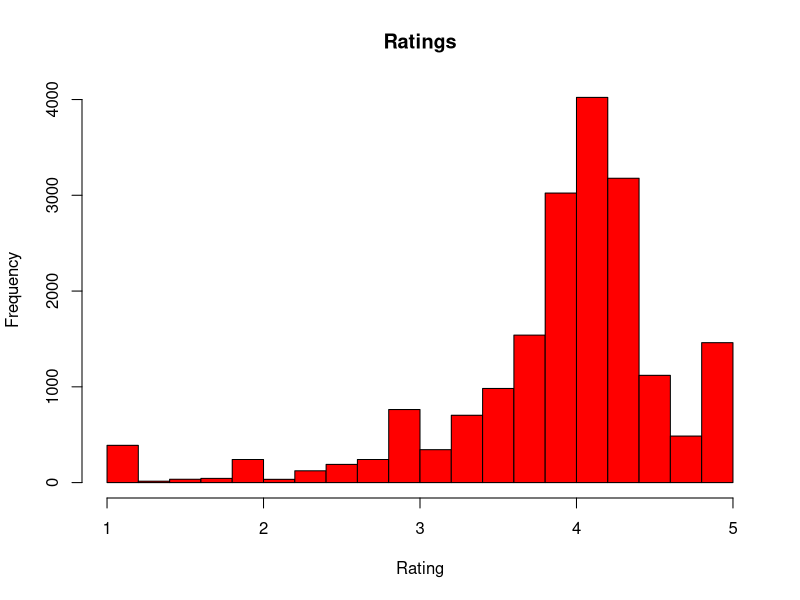
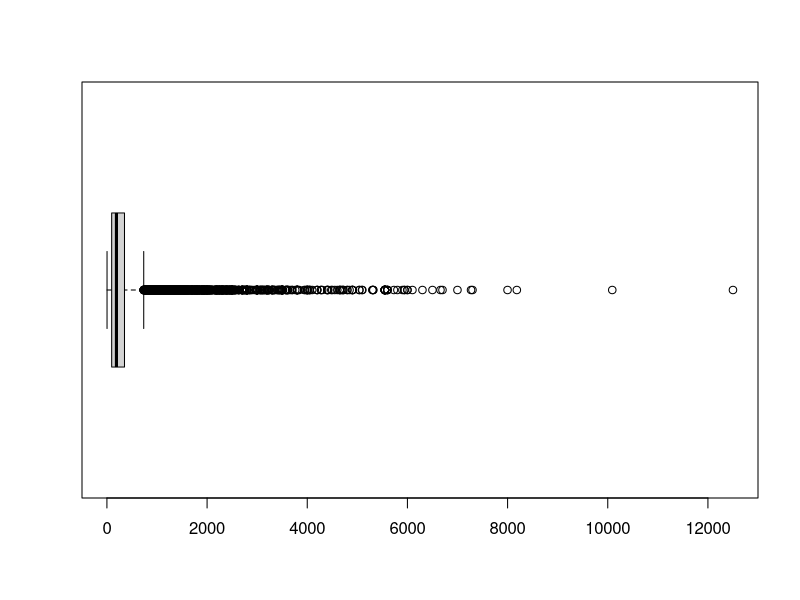
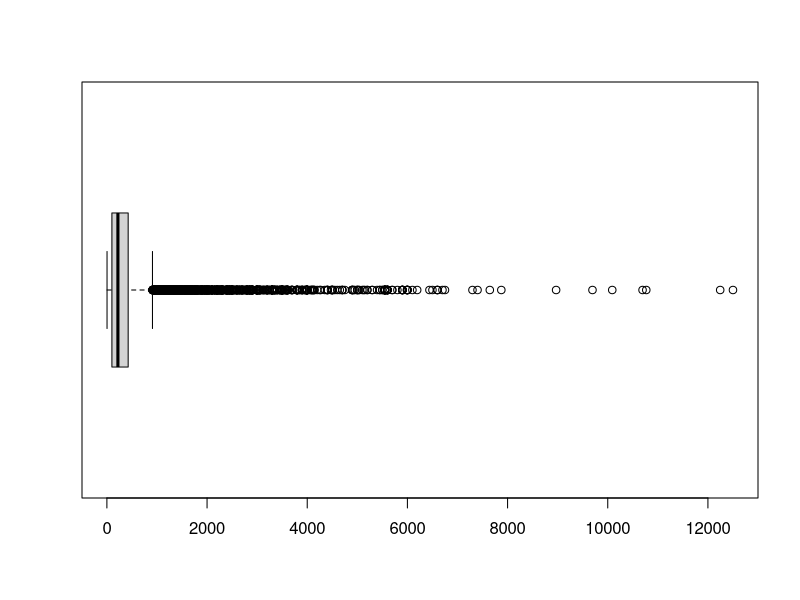
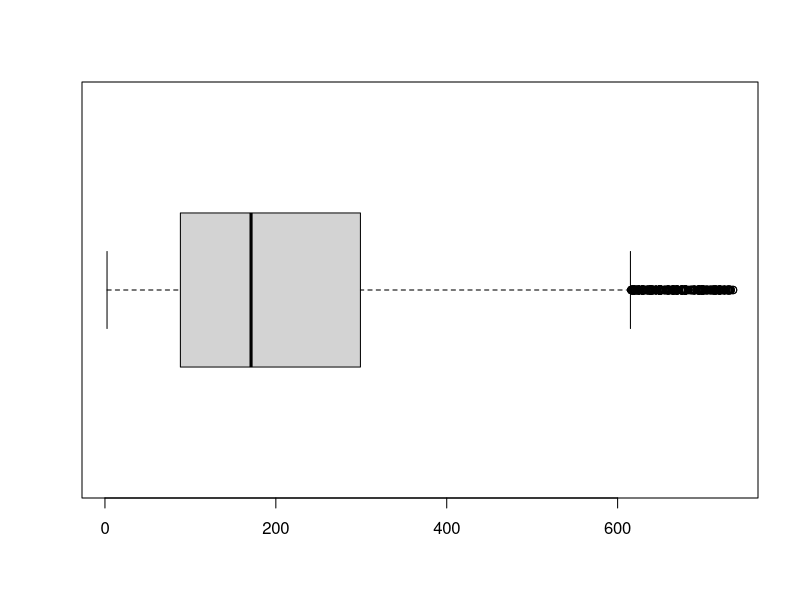
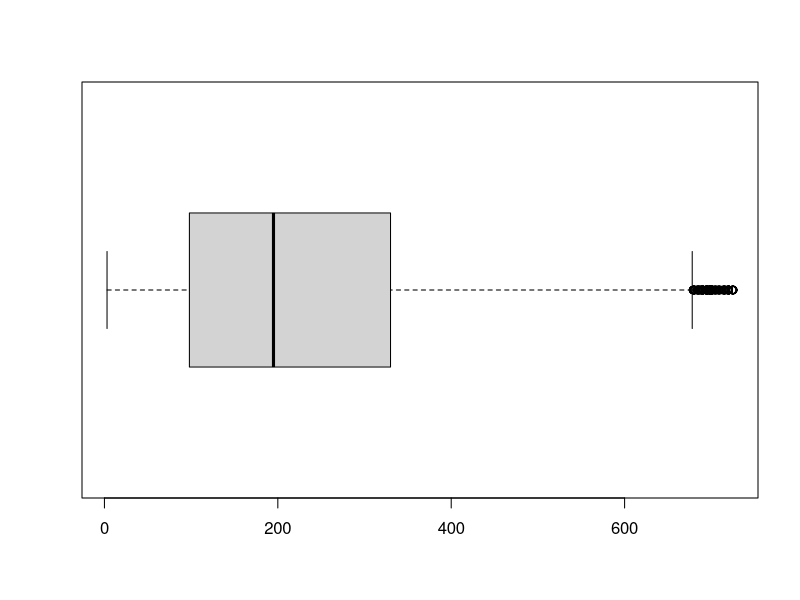

Write the R code that produced these figures, in order.
## ---- chunk 1
#install.package("tidyverse)
library(dplyr)
library(readr)
## ---- chunk 2
big<- read.csv("bigbasket.csv")

## ---- chunk 3
num_row<-nrow(big)# checking the number of rows before removing duplicate rows
print("The number of total observations are:")
num_row 
num_col<-ncol(big)# checking the number of columns before removing duplicate rows
print("The number of total variables are:")
num_col
## ---- chunk 4
colSums(is.na(big)) #finding the number of missing values in each column
## ---- chunk 5
hist(big$rating, main = "Ratings", xlab = "Rating", col = "Red", breaks = 15) #creating a histrogram
## ---- chunk 6
rmedian <- median(big$rating, na.rm = TRUE) # calculates the median of the rating column ignoring 'NA' values
big$rating[is.na(big$rating)] <- rmedian # replacing 'NA' values with median 
colSums(is.na(big)) #checking if there is any missing value remaining

## ---- chunk 7
num_row<-nrow(big)# checking the number of rows before removing duplicate rows
print("The number of total observations are:")
num_row 
num_col<-ncol(big)# checking the number of columns before removing duplicate rows
print("The number of total variables are:")
num_col
## ---- chunk 8
num_row<-nrow(big)# checking the number of rows before removing duplicate rows
print("The number of total observations are:")
num_row 
num_col<-ncol(big)# checking the number of columns before removing duplicate rows
print("The number of total variables are:")
num_col
## ---- chunk 9
big <- subset(big,select = -index) # removing index column from the big dataset because it is unique and does not contribute to our search of duplicate rows 
big <- unique(big) # unique function removes duplicate rows and only keeps unique rows in the dataset 
## ---- chunk 10
num_row<-nrow(big) # checking the number of rows before removing duplicate rows
print("The number of total observations are:")
num_row 
num_col<-ncol(big) # checking the number of columns before removing duplicate rows
print("The number of total variables are:") 
num_col
## ---- chunk 11
boxplot(big$sale_price,horizontal = TRUE) # creating boxplot with outliers
## ---- chunk 12
boxplot(big$market_price,horizontal = TRUE) # creating boxplot with outliers
## ---- chunk 13
num_row<-nrow(big)# checking the number of rows before removing duplicate rows
print("The number of total observations are:")
num_row 
num_col<-ncol(big)# checking the number of columns before removing duplicate rows
print("The number of total variables are:")
num_col
## ---- chunk 14
IQR_sale_price <- IQR(big$sale_price, na.rm = TRUE) # calculating Interquartile Range (IQR) for the sale_price column

lower_bound <- quantile(big$sale_price, 0.25, na.rm = TRUE) - 1.5 * IQR_sale_price # calculating lower bound in order to find outliers

upper_bound <- quantile(big$sale_price, 0.75, na.rm = TRUE) + 1.5 * IQR_sale_price # calculating upper bound in order to find outliers
## ---- chunk 15
big <- big[
  big$sale_price >= lower_bound & big$sale_price <= upper_bound, ] # filters the dataset to remove outliers and only keeps sale_price that is between lower_bound and upper_bound range 
## ---- chunk 16
boxplot(big$sale_price,horizontal = TRUE) # creating boxplot without outliers 
## ---- chunk 17
IQR_market_price <- IQR(big$market_price, na.rm = TRUE)# calculating Interquartile Range (IQR) for the market_price column

lower_bound <- quantile(big$market_price, 0.25, na.rm = TRUE) - 1.5 * IQR_market_price # calculating lower bound in order to find outliers

upper_bound <- quantile(big$market_price, 0.75, na.rm = TRUE) + 1.5 * IQR_market_price # calculating upper bound in order to find outliers
## ---- chunk 18
big <- big[
  big$market_price >= lower_bound & big$market_price <= upper_bound, ] # filters the dataset to remove outliers and only keeps market_price that is between lower_bound and upper_bound range 
## ---- chunk 19
boxplot(big$market_price,horizontal = TRUE) # creating boxplot without outliers 
## ---- chunk 20
num_row<-nrow(big)# checking the number of rows before removing duplicate rows
print("The number of total observations are:")
num_row 
num_col<-ncol(big)# checking the number of columns before removing duplicate rows
print("The number of total variables are:")
num_col
## ---- chunk 21
big<- big %>% 
  mutate(price_difference = (market_price - sale_price)) # calculating price difference and then adding the values in price_difference column and then adding this column to the dataset through mutate()
## ---- chunk 22
big<- big %>%
  mutate(discount_rate = ((price_difference) / market_price) * 100) # calculating discount rate and then adding the values in discount_rate column and then adding this column to the dataset through mutate()
head(big)
## ---- chunk 23
num_row<-nrow(big)# checking the number of rows before removing duplicate rows
print("The number of total observations are:")
num_row 
num_col<-ncol(big)# checking the number of columns before removing duplicate rows
print("The number of total variables are:")
num_col
## ---- chunk 24
discount_100 <- head(big%>% 
                       arrange(desc(discount_rate)), 100) # Sorting dataset by discount_rate in descending order and selecting the top 100 rows
size2 =nrow(discount_100)# Initialize with the the total number of rows in the dataset
list1 = c() #Initializing a empty vector to store products that have top 100 rows 
for (i in 1:size2) {
  list1 = append(list1,discount_100$product[i]) # appending product names into the vector
}
list1
## ---- chunk 25
category <- discount_100 %>%
  count(category, sort = TRUE)# Counting the number of products in each category within the top 100 discounted products
head(category,1) # showing the category with the most discounted products
## ---- chunk 26
count = big$price_difference[1] # Initialize count with the price difference of the first product
highest_price_product = big$product[1] # Initialize highest_price_product with the name of the first product
size1 = nrow(big) # Initialize with the total number of rows in the dataset
for (i in 2:size1) { # Looping through each product in the dataset starting from the second index
  if (count < big$price_difference[i]){ # If the current product's price difference is greater than count
    count = big$price_difference[i]# then update count with the price difference of the current product
    highest_price_product = big$product[i]#  Then update highest_price_product with the current product's name
  } else{
    next # If not, move to the next iteration
  }
}
print("The product with highest profit margin is:")
print(highest_price_product)
## ---- chunk 27
size = nrow(big) # Initialize with the total number of rows in the dataset
rating_category <- vector("character", length = size) # Initializing an empty character vector rating_category' with the same length as the number of row
for (i in 1:size) { # Looping through each row
  if (big$rating[i] <2.5) { # If the product's rating is less than 2.5 categorize as poor
    rating_category[i] <- "poor"
  } else if (big$rating[i] >= 2.5 & big$rating[i] < 4) { # If the rating is between 2.5 and 4, categorize as average
    rating_category[i] <- "average"
  } else { # If the rating is 4 or higher, categorize as high
    rating_category[i] <- "high"
  }
}
big$rating_category <- rating_category
head(big)
## ---- chunk 28
num_row<-nrow(big)# checking the number of rows before removing duplicate rows
print("The number of total observations are:")
num_row 
num_col<-ncol(big)# checking the number of columns before removing duplicate rows
print("The number of total variables are:")
num_col
## ---- chunk 29
data <- data.frame( # creating data frame
  productID = c(1,2,3,4,5,6,7,8,9,10,11,12,13,14,15,16,17,18,19,20),
  product_name = c("BELTED PLAYSUIT","CROP DENIM SHIRT","CROPPED SATIN BLAZER","SEQUINNED CAMISOLE TOP","100% WOOL SUIT TROUSERS","BARREL FIT JEANS WITH SEAM","HOODIE","TRAINING TANK TOP","NIGHT POUR HOMME III 100 ML / 3.38 oz","SPLENDID BRONZE 100 ML / 3.38 oz","BARBIE™ EDT 60ML / 2.03 oz","TUBEROSE 90 ML / 3.04 oz","LEATHER BALLET FLATS WITH BOW","PACK OF FOUR STRIPED WIDE HAIR TIES","KNIT POLO SHIRT WITH BUTTONS","LEATHER MAXI BUCKET BAG","KITTEN HEEL SLINGBACKS WITH BOW","RAISED FLOWER EARRINGS","ANIMAL PRINT TRIANGULAR BIKINI TOP","POLO SHIRT WITH CONTRAST COLLAR"),
  category = c("WOMAN","WOMAN","WOMAN","WOMAN","MAN","MAN","MAN","MAN","MAN","WOMAN","KIDS","WOMEN","KIDS","KIDS","WOMAN","WOMAN","WOMAN","WOMAN","WOMAN","MAN"),
  sub_category = c("DRESSES","SHIRTS","BlAZERS","TOPS|BODYSUITS","TROUSERS","JEANS","HOODIES|SWEATSHIRTS","T-SHIRTS","PERFUMES","PERFUMES","ACCESSSORIES|SHOES|0-14 YEARS","PERFUMES","ACCESSSORIES|SHOES|0-14 YEARS","ACCESSSORIES|SHOES|0-14 YEARS","KNITWEAR","BAGS","SHOES","ACCESSIORIES|JEWELLERY","SWIMSUITS|BIKINIS","POLO SHIRTS"),
  price = c(269.00,189.00,269.00,169.00,369.00,369.00,249.00,89.90,109.00,149.00,85.90,89.90,199.00,29.90,189.00,969.00,219.00,109.00,149.00,199.00)
)
data
## ---- chunk 30
count = data$price[1] # Initialize 'count' with the price of the first product
highest_price_subcategory = data$sub_category[1] # Initialize highest_price_subcategory with the sub-category of the first product
size3=nrow(data) # Initialize with the the total number of rows in the dataset
#Loop through each product in the dataset starting from the second index
for (i in 2:size3) { 
  if (count < data$price[i]){ # If the current product's price is greater than count
    count = data$price[i] # Update count with the price of the current product
    highest_price_subcategory = data$sub_category[i] # Update 'highest_price_subcategory' with the current product's sub-category
  } else{
    next # If not move to the next iteration
  }
}

count = data$price[1]  # Initialize 'count' with the price of the first product
lowest_price_subcategory = data$sub_category[1]  # Initialize lowest_price_subcategory with the sub-category of the first product
for (i in 2:size3) { #Loop through each product in the dataset starting from the second index
  if (count > data$price[i]){ # If the current product's price is less than count
    count = data$price[i]   # Update count with the price of the current product
    lowest_price_subcategory = data$sub_category[i]  # Update 'lowest_price_subcategory' with the current product's sub-category
  } else{
    next # If not move to the next iteration
  }
}

print("The subcategory with the highest price is")
highest_price_subcategory
print("The subcategory with the lowest price is")
lowest_price_subcategory
## ---- chunk 31
Q1_zara <- quantile(data$price, 0.25, na.rm = TRUE)# Calculate the first (Q1) quartile of the price

Q3_zara <- quantile(data$price, 0.75, na.rm = TRUE) # Calculate the third (Q3) quartile of the price
size4 = nrow(data) # Initialize with the the total number of rows in the dataset
# Initialize vectors to store product names for Q1 and Q3
product_q1 = c() # for Q1
product_q3 = c() # for Q3
# Loop through each product in the dataset
for (i in 1:size4) {
  if (data$price[i] <= Q1_zara){  # If the price is less than or equal to Q1, add to product_q1
    product_q1 = append(product_q1,data$product_name[i])
  } else{ # else move to the next iteration
    next
  }
}
# Loop through each product in the dataset
for (i in 1:size4) {
  if (data$price[i] > Q3_zara){ # If the price is greater than Q3, add to 'product_q3'
    product_q3 = append(product_q3,data$product_name[i])
  } else{ # else move to the next iteration
    next
  }
}
print("The Q1 of the price is:")
Q1_zara
product_q1
print("The Q3 of the price is:")
Q3_zara
product_q3
